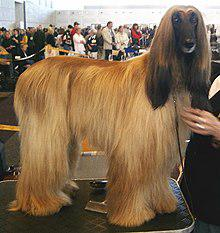
#> input picture datasets/large/images/wiki/afghan_hound_0.jpg, 220 x 233 px
$ python -i image_commons_breed_data.py   (imports and definitions only)   (older library calls are emulated)
#> lines starting #> are read from the running program, lines starting #| are printed output that depends on the picture
import csv
import re
import unicodedata
from collections import Counter
from concurrent.futures.thread import ThreadPoolExecutor
from datetime import datetime
from io import BytesIO
from itertools import repeat
from pathlib import Path
from random import uniform
from typing import Optional, NamedTuple, List, Tuple, Dict, AnyStr, Set

import pandas as pd
import requests
from PIL import Image
from bs4 import BeautifulSoup
from loguru import logger as log
from tqdm import tqdm

now = datetime.utcnow().isoformat().replace(":", "_")
PREFIX = "https://en.wikipedia.org"
# [1 line not run here, left out]
MAX_SIZE = 255

all_temperament_traits = Counter()


class WikiBreed(NamedTuple):
    name: str = None
    link: str = None


class Breed:
    # [19 lines left out: function __init__, not called in this run]

    def __repr__(self):
        return f"<Breed(name={self.name})>"

    # [13 lines left out: functions height, weight, not called in this run]


class Dog:
    FRIENDLY_TRAITS = {
        "friendly",
        "affectionate",
        "sweet",
        "sociable",
        "good_natured",
        "charming",
        "happy",
        "sweet_natured",
        "cheerful",
        "merry",
        "gentle",
        "amusing",
        "family_oriented",
    }
    PLAYFUL_TRAITS = {"comical", "mischievous", "vivacious", "famously_funny"}
    PROTECTIVE_TRAITS = {
        "fearless",
        "alert",
        "reserved_with_strangers",
        "watchful",
        "devoted",
        "brave",
        "dependable",
        "confident_guardian",
    }
    FAST_LEARNER_TRAITS = {
        "trainable",
        "bright",
        "obedient",
        "willing_to_please",
        "keen",
        "very_smart",
        "eager_to_please",
    }
    ATHLETIC_TRAITS = {"lively", "agile", "spirited", "powerful", "athletic", "quick"}
    GRACEFUL_TRAITS = {"graceful", "polite"}

    # [14 lines left out: function __init__, not called in this run]

    def __repr__(self):
        return f"<Dog(name={self.name}, image={self.image_path})>"

    # [10 lines left out: function __iter__, not called in this run]

    @property
    def dog_id(self) -> int:
        return self._id

    @dog_id.setter
    def dog_id(self, value: int):
        self._id = value

    @property
    def unfiltered_traits(self) -> Set:
        return set(self._unfiltered_traits)

    @property
    def name(self):
        return self._name

    @property
    def image_path(self) -> AnyStr:
        return self._image_path

    @image_path.setter
    def image_path(self, value: AnyStr):
        self._image_path = value

    # [214 lines left out: functions common_traits, common_traits, weight, height, is_athletic, is_graceful and 7 more, not called in this run]


def get_akc_info(data) -> Tuple[Breed, List]:
    global all_temperament_traits
    _links = []
    temperament = [
        t.strip().lower().replace(" ", "_").replace("-", "_")
        for t in data[0].split(",")
    ]
    log.info(f"Breed temperament: {temperament}")
    all_temperament_traits.update(temperament)
    # example height data: 26-28 inches (male), 24-26 inches (female)
    height_data = [float(h) for h in re.findall(r"(\d+)", row[2])]
    log.info(f"Heights: {height_data}")
    if row[2] == "":
        min_height = None
        max_height = None
    else:
        min_height = min(height_data)
        max_height = max(height_data)
    # example weight data: 100-130 pounds (male), 70-100 pounds (female)
    weight_data = [float(w) for w in re.findall(r"(\d+)", row[3])]
    if row[3] == "":
        min_weight = None
        max_weight = None
    elif "not exceeding" in row[3]:
        log.info("Processing small breed")
        max_weight = max(weight_data)
        min_weight = max_weight * 0.5
    elif "and up" in row[3]:
        log.info("Processing large breed")
        min_weight = min(weight_data)
        max_weight = min_weight * 1.25
    elif "Proportionate" in row[3]:
        min_weight = None
        max_weight = None
    else:
        log.info("Processing average breed")
        min_weight = min(weight_data)
        max_weight = max(weight_data)
    # example year data: 12-15 years
    year_data = [int(y) for y in re.findall(r"(\d+)", row[4])]
    if row[4] == "":
        min_year = None
        max_year = None
    elif len(year_data) == 0:
        min_year = None
        max_year = None
    else:
        min_year = min(year_data)
        max_year = max(year_data)
    unicode_breed = row[5].lower().replace(" ", "_")
    breed = (
        unicodedata.normalize("NFKD", unicode_breed)
        .encode("ASCII", "ignore")
        .decode("utf-8")
        .replace("-", "_")
        .replace("(standard)", "")
        .replace("(toy)", "")
        .replace("(miniature)", "")
        .strip()
    )
    _links = row[7].split(",")
    return (
        Breed(
            temperament_traits=temperament,
            min_height=min_height,
            max_height=max_height,
            min_weight=min_weight,
            max_weight=max_weight,
            min_year=min_year,
            max_year=max_year,
            name=breed,
        ),
        _links,
    )


# [30 lines left out: function make_dog, not called in this run]


# [120 lines not run here, left out]

>>> import cv2
>>> picture = cv2.imread('../datasets/large/images/wiki/afghan_hound_0.jpg', cv2.IMREAD_GRAYSCALE)
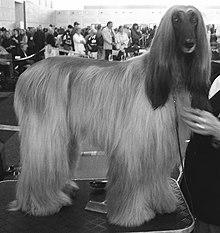
#> picture: shape (233, 220); min 0, max 255, mean 111.1
#> (the run stopped early here; a loop or call above may not have finished)
